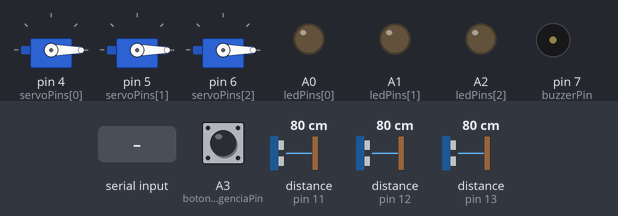
Recording of a sketch running on a simulated Arduino Uno, built with avr-gcc and run on an emulated ATmega328P. On the bench: 3 × servo, output pins drawn as LEDs (lit = HIGH), buzzer (waves = sounding). Wiring (inferred from the names in the program): 3 × ultrasonic range finder: trigger pin 8, echo pin 11 / trigger pin 9, echo pin 12 / trigger pin 10, echo pin 13. The inputs (shaded band) are chosen by the test bench; at power-on: A3 (botonEmergenciaPin) LOW, distance to the obstacle (sensors on pin 11, pin 12, pin 13) 80 cm. The echo pulse lasts 58.3 µs per cm; pins used as bus, display or sensor lines are not drawn.

Above: at 4.2 s.
4.3 s: "a" received over the second serial link
At 6.0 s:
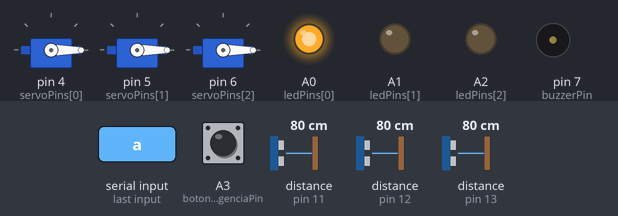
6.3 s: "b" received over the second serial link
At 7.6 s:
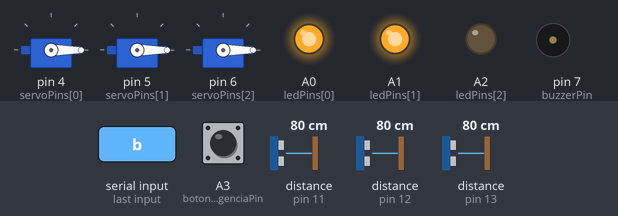
8.2 s: "c" received over the second serial link
At 8.9 s:
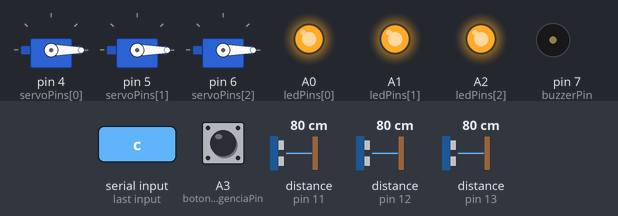
10.1 s: "d" received over the second serial link
At 11.5 s:
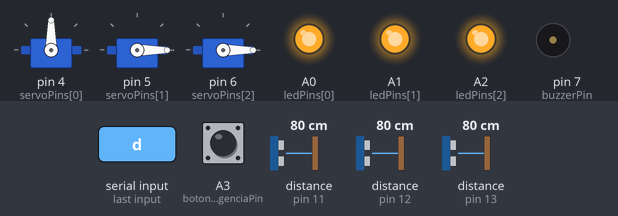
12.0 s: "e" received over the second serial link
At 12.8 s:
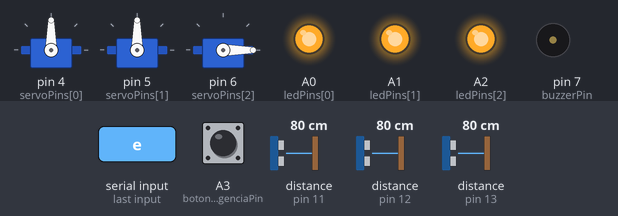
13.9 s: "f" received over the second serial link
At 15.3 s:
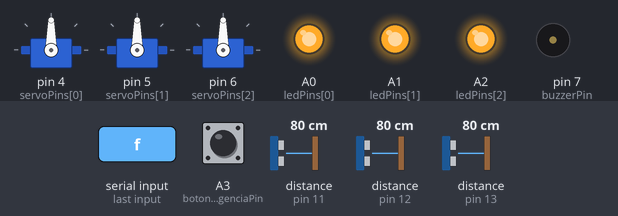
Timing chart, 0 to 16.8 s (numbered marks = the images above; inputs shaded):
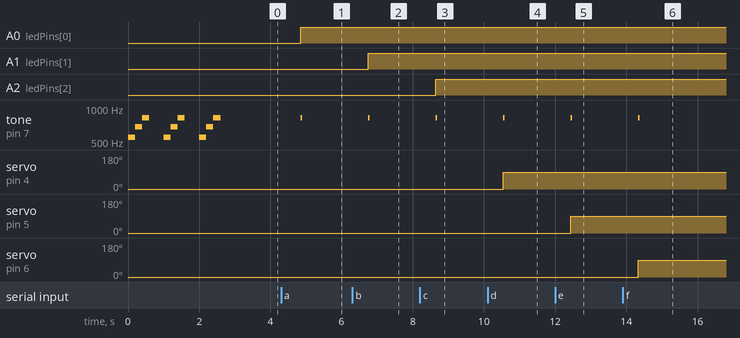

Measured:
- after the input at 4.3 s, A0 (ledPins[0]): LOW → HIGH after 0.55 s; tone on pin 7 (buzzerPin): silent → 820 Hz after 0.55 s, → silent 0.05 s later
- after the input at 6.3 s, A1 (ledPins[1]): LOW → HIGH after 0.44 s; tone on pin 7 (buzzerPin): silent → 820 Hz after 0.44 s, → silent 0.05 s later
- after the input at 8.2 s, A2 (ledPins[2]): LOW → HIGH after 0.44 s; tone on pin 7 (buzzerPin): silent → 820 Hz after 0.44 s, → silent 0.05 s later
- after the input at 10.1 s, tone on pin 7 (buzzerPin): silent → 820 Hz after 0.44 s, → silent 0.05 s later; servo on pin 4 (servoPins[0]): 0° → 90° after 0.44 s
- after the input at 12.0 s, tone on pin 7 (buzzerPin): silent → 820 Hz after 0.43 s, → silent 0.05 s later; servo on pin 5 (servoPins[1]): 0° → 90° after 0.43 s
- after the input at 13.9 s, tone on pin 7 (buzzerPin): silent → 820 Hz after 0.43 s, → silent 0.05 s later; servo on pin 6 (servoPins[2]): 0° → 90° after 0.43 s

The sketch:

estacionamiento.ino
```cpp
#include <Servo.h> // Librería para controlar servomotores
#include <SoftwareSerial.h>

/* Definicion de los modulos disponibles
Elemento 0 - Módulo de cruce peatonal
Elemento 1 - Módulo de cruce vehicular, carril izquierdo
Elemento 2 - Módulo de cruce vehicular, carril derecho
*/

const int trigPins[] = {8, 9, 10};
const int echoPins[] = {11, 12, 13};
const int modulos = 3;

const int buzzerPin = 7;

const int servoPins[] = {4, 5, 6};

const int ledPins[] = {A0, A1, A2};

const int bluetoothPinTX = 2;
const int bluetoothPinRX = 3;

const int botonEmergenciaPin = A3;

const int maximo = 30;

int estadoBotonEmergenciaInicial = LOW;
int estadoBotonEmergenciaFinal = LOW;

int temporizadorBoton = 0;
int modulosOcupados[] = {0, 0, 0};

SoftwareSerial bluetooth(bluetoothPinTX, bluetoothPinRX);

Servo servos[modulos];

void setup() {
  Serial.begin(9600);
  bluetooth.begin(9600);
  for (int i = 0; i < modulos; i++) {
    tone(buzzerPin, 550, 200);
    delay(200);
    tone(buzzerPin, 680, 200);
    delay(200);
    tone(buzzerPin, 820, 200);
    delay(600);
  }

  for (int i = 0; i < modulos; i++) {
    pinMode(trigPins[i], OUTPUT);
    pinMode(echoPins[i], INPUT);
    pinMode(ledPins[i], OUTPUT);
    digitalWrite(trigPins[i], LOW);
    servos[i].attach(servoPins[i]);
    servos[i].write(0);
  }

  pinMode(buzzerPin, OUTPUT);
  pinMode(botonEmergenciaPin, INPUT);
}

void loop() {
  if (bluetooth.available()) {
    char senal = bluetooth.read();

    if (senal == 'a') {
      digitalWrite(ledPins[0], HIGH);
      tone(buzzerPin, 820, 50);
      delay(50);
    }

    if (senal == 'b') {
      digitalWrite(ledPins[1], HIGH);
      tone(buzzerPin, 820, 50);
      delay(50);
    }

    if (senal == 'c') {
      digitalWrite(ledPins[2], HIGH);
      tone(buzzerPin, 820, 50);
      delay(50);
    }

    if (senal == 'd') {
      digitalWrite(ledPins[0], HIGH);
      servos[0].write(90);
      tone(buzzerPin, 820, 50);
      delay(50);
    }

    if (senal == 'e') {
      digitalWrite(ledPins[1], HIGH);
      servos[1].write(90);
      tone(buzzerPin, 820, 50);
      delay(50);
    }

    if (senal == 'f') {
      digitalWrite(ledPins[2], HIGH);
      servos[2].write(90);
      tone(buzzerPin, 820, 50);
      delay(50);
    }

    if (senal == 'g') {
      digitalWrite(ledPins[0], LOW);
      servos[0].write(0);
      tone(buzzerPin, 820, 50);
      delay(50);
    }

    if (senal == 'h') {
      digitalWrite(ledPins[1], LOW);
      servos[1].write(0);
    }

    if (senal == 'i') {
      digitalWrite(ledPins[2], LOW);
      servos[2].write(0);
    }

    if (senal == 'j') {
      tone(buzzerPin, 550, 750);
      delay(750);
    }
  }

  for (int i = 0; i < modulos; i++) {
    digitalWrite(trigPins[i], HIGH);
    delayMicroseconds(10);
    digitalWrite(trigPins[i], LOW);

    // Realizar una medición de distancia
    long anchoPulso = pulseIn(echoPins[i], HIGH);
    long distancia = anchoPulso / 59;

    if (distancia > 0 && distancia < 30) {
      switch (i) {
        case 0:
          if (modulosOcupados[i] == 0) {
            bluetooth.write('a');
            modulosOcupados[i] = 1;
          }
          break;
        case 1:
          if (modulosOcupados[i] == 0) {
            bluetooth.write('b');
            modulosOcupados[i] = 1;
          }
          break;
        case 2:
          if (modulosOcupados[i] == 0) {
            bluetooth.write('c');
            modulosOcupados[i] = 1;
          }
          break;
        default:
          break;
      }
    } else {
      switch (i) {
        case 0:
          if (modulosOcupados[i] == 1) {
            bluetooth.write('g');
            modulosOcupados[i] = 0;
          }
          break;
        case 1:
          if (modulosOcupados[i] == 1) {
            bluetooth.write('h');
            modulosOcupados[i] = 0;
          }
          break;
        case 2:
          if (modulosOcupados[i] == 1) {
            bluetooth.write('i');
            modulosOcupados[i] = 0;
          }
          break;
        default:
          break;
      }
    }
    delay(200);
  }

  estadoBotonEmergenciaInicial = digitalRead(botonEmergenciaPin);
  if (estadoBotonEmergenciaInicial != estadoBotonEmergenciaFinal) {
    if (estadoBotonEmergenciaInicial == LOW) {
      temporizadorBoton = millis();
    } else {
      if (millis() - temporizadorBoton >= 5000) {
        bluetooth.write('k');
        for (int i = 0; i < modulos; i++) {
          tone(buzzerPin, 1100, 200);
          delay(200);
          tone(buzzerPin, 540, 200);
          delay(600);
        }
      }
    }
  }

  estadoBotonEmergenciaFinal = estadoBotonEmergenciaInicial;
}
```
